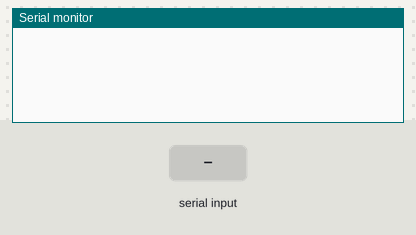
Simulated run of this sketch. Board: Arduino Uno, built with avr-gcc and run on an emulated ATmega328P. On the bench: the last lines printed to the serial monitor. The test bench sets the inputs (shaded band).

Above: at 4.2 s.
4.3 s: "90,45\n" received over Serial
At 5.1 s:
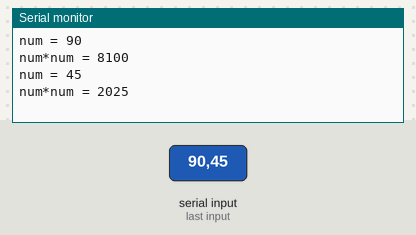
5.8 s: "30,150\n" received over Serial
At 8.3 s:
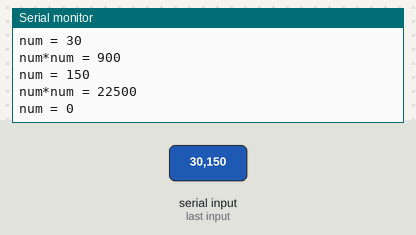
Timing chart, 0 to 9.8 s (numbered marks = the images above; inputs shaded):
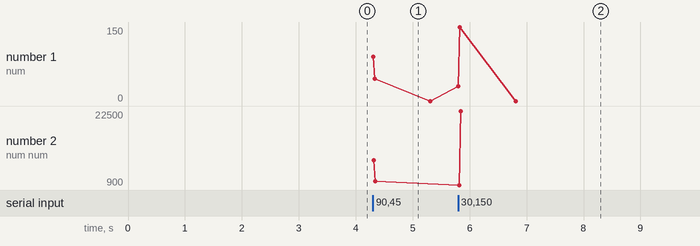

Measured:
- after the input at 4.3 s, the serial monitor: prints a new line at once (image 1)
- after the input at 5.8 s, the serial monitor: prints a new line at once (image 2)
- plotted number 2: 2025 → 22500 after the input at 5.8 s

The sketch:

exp5-3.ino
```cpp
int num;
void setup()
{
  Serial.begin(9600);
  delay(3000);
}

void loop()
{
  if ( Serial.available() > 0)
  {
    num = Serial.parseInt();
    Serial.print  ("num = ");
    Serial.println(num);
    if (num > 10)
    {
       Serial.print  ("num*num = ");
       Serial.println(num*num);
    }
  }
}
```
